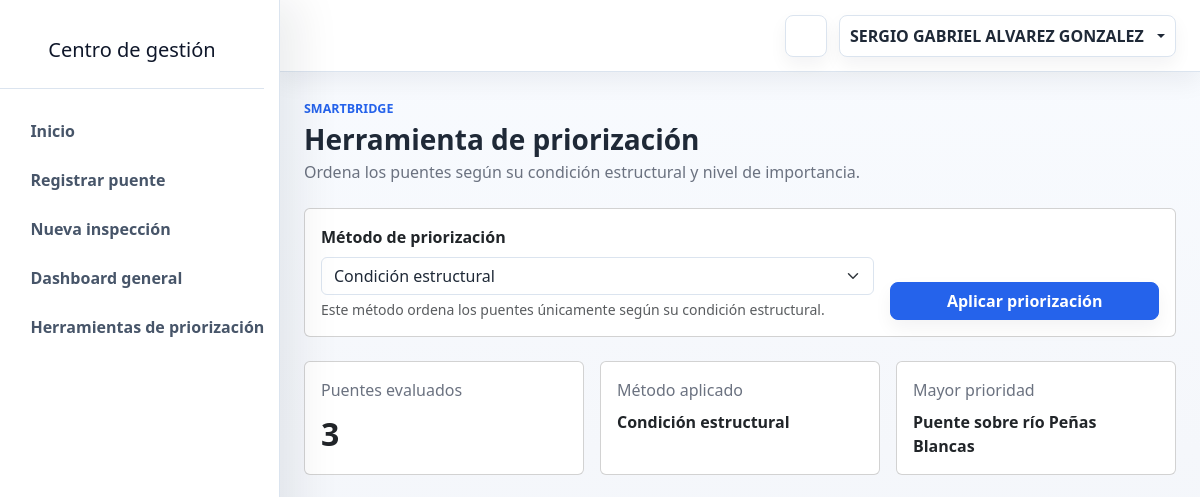
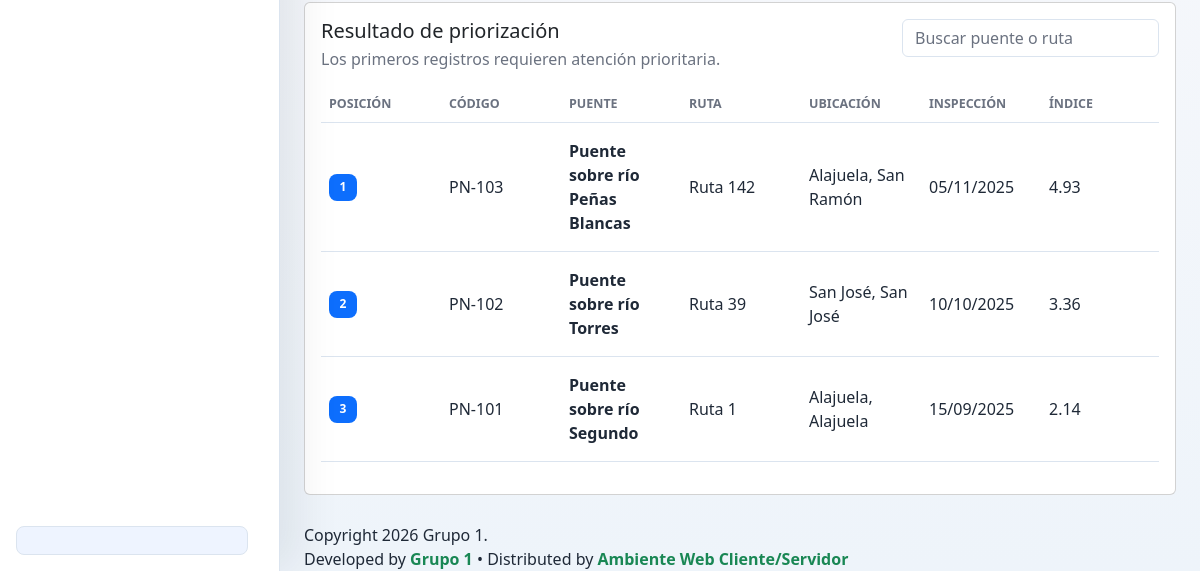
Before: /View/vFunciones/HerramientaPriorizacion.php (signed in) with the older database file (2 pictures, top to bottom).
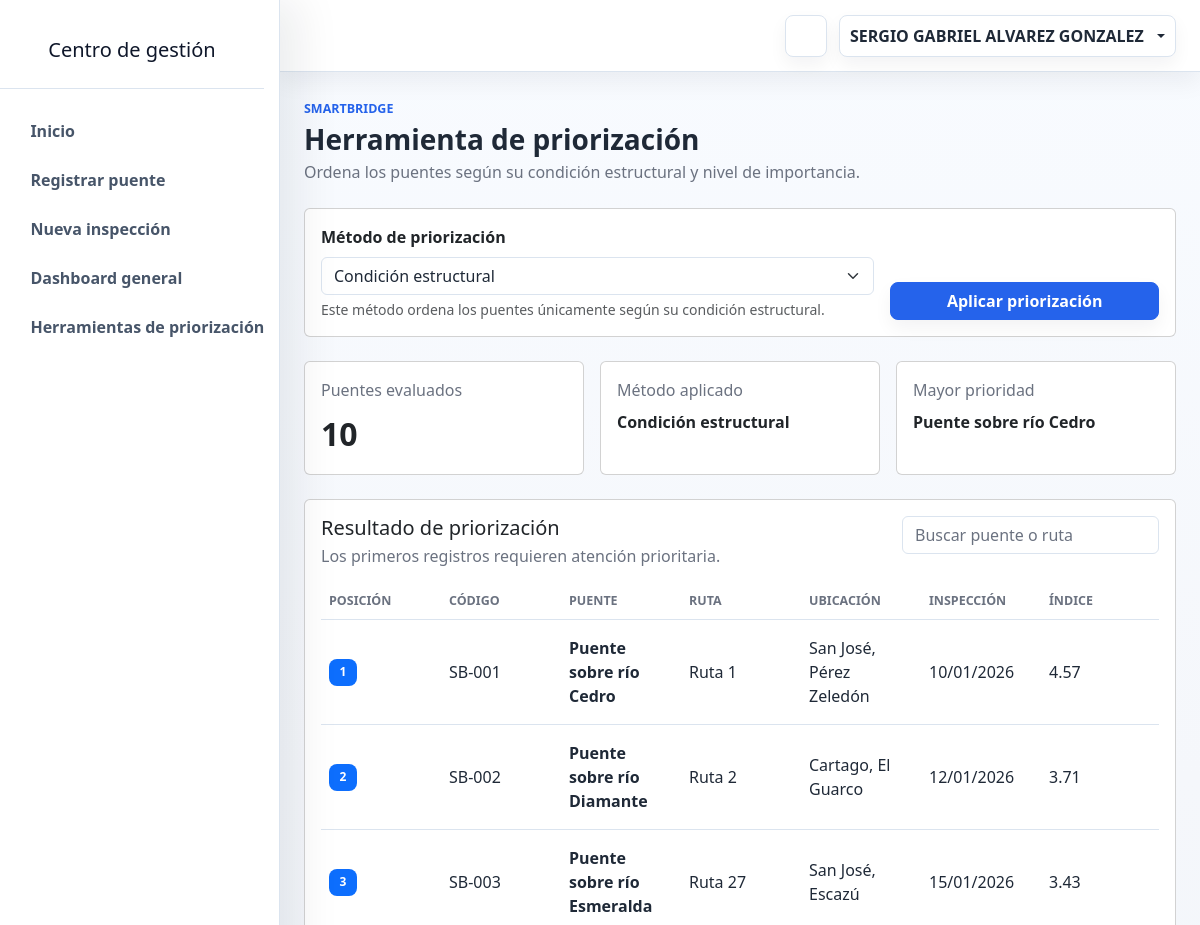
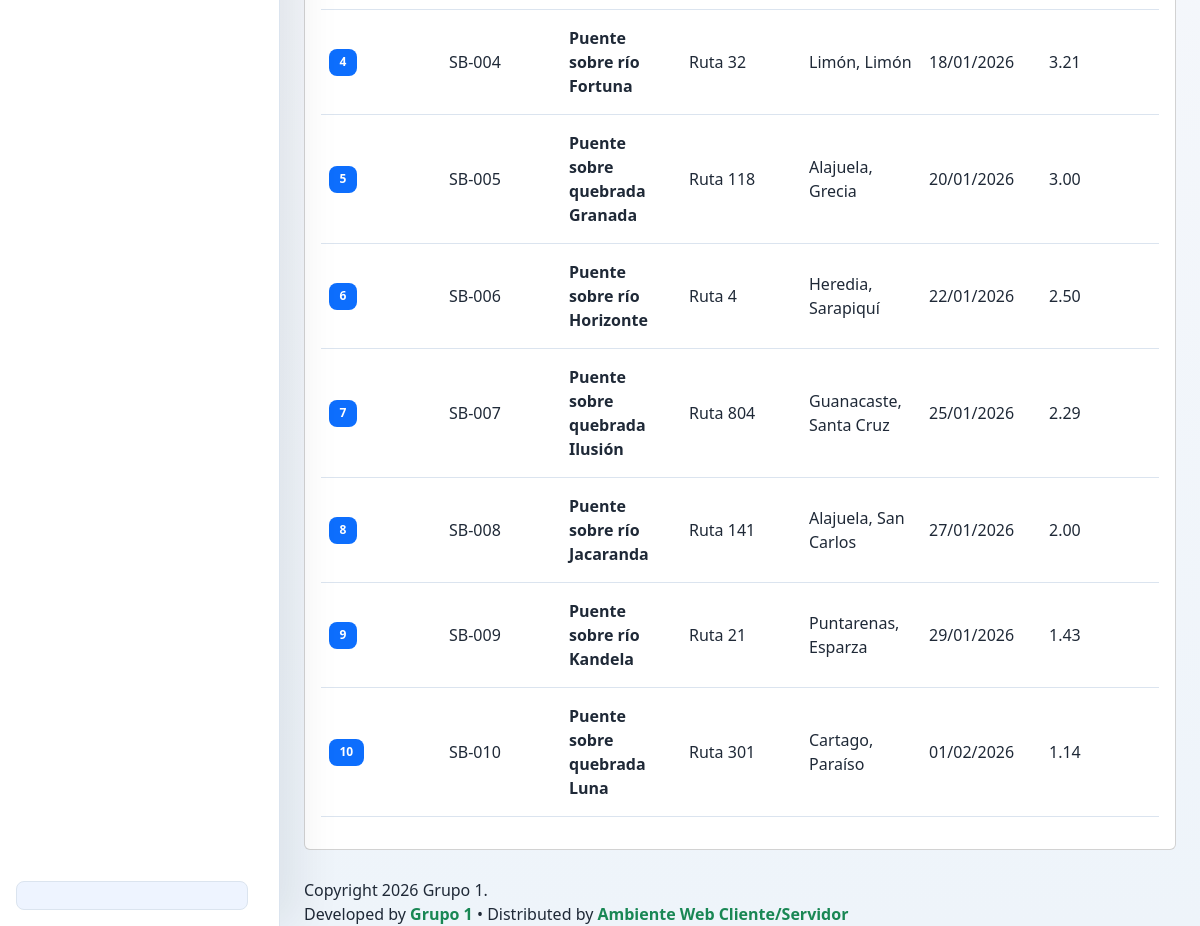
After: the same page with the newer database file (2 pictures, top to bottom).
### tables this page shows
CREATE TABLE `registrarpuente` (
  `codigo` varchar(20) NOT NULL,
  `nombre` varchar(100) NOT NULL,
  `numero_ruta` int(11) NOT NULL,
  `clasificacion_ruta` enum('nacional primaria','nacional secundaria','nacional terciaria','cantonal','otra') NOT NULL,
  `provincia` enum('San José','Alajuela','Cartago','Heredia','Guanacaste','Puntarenas','Limón') NOT NULL,
  `canton` varchar(100) NOT NULL,
  `coordenadas` decimal(9,6) NOT NULL,
  `tipo_estructura` enum('vigas','cercha','arco','marco rígido','colgante','atirantado','modular provisional','otra') NOT NULL,
  `material_principal` enum('concreto reforzado','concreto preesforzado','acero','madera','mampostería','mixto') NOT NULL,
  `longitud_total` decimal(10,2) NOT NULL,
  `numero_tramos` int(11) NOT NULL,
  `numero_superestructuras` int(11) NOT NULL,
  `fecha_construccion` date NOT NULL,
  `importancia` enum('puente crítico','puente esencial','puente convencional','otro puente') NOT NULL,
  `servicios_publicos` set('agua potable','alcantarillado','electricidad','telecomunicaciones','tubería de combustible','otros','ninguno') NOT NULL,
  `restriccion_peso` decimal(5,1) DEFAULT NULL,
  `restriccion_altura` decimal(5,2) DEFAULT NULL,
  `imagen` varchar(100) DEFAULT NULL,
  PRIMARY KEY (`codigo`)
);

CREATE TABLE `tb_inspeccion` (
  `ConsecutivoInspeccion` int(11) NOT NULL AUTO_INCREMENT,
  `CodigoPuente` varchar(20) NOT NULL,
  `ConsecutivoInspector` int(11) NOT NULL,
  `FechaInspeccion` date NOT NULL,
  `ObservacionGeneral` text DEFAULT NULL,
  `DanioAcumulado` int(11) NOT NULL DEFAULT 0,
  `CantidadElementosAplicables` int(11) NOT NULL DEFAULT 0,
  `IndiceDeterioro` decimal(4,2) DEFAULT NULL,
  `CondicionPreliminar` varchar(20) DEFAULT NULL,
  `FechaRegistro` datetime NOT NULL DEFAULT current_timestamp(),
  `Estado` bit(1) NOT NULL DEFAULT b'1',
  PRIMARY KEY (`ConsecutivoInspeccion`),
  KEY `idx_inspeccion_puente` (`CodigoPuente`),
  KEY `idx_inspeccion_inspector` (`ConsecutivoInspector`),
  CONSTRAINT `fk_inspeccion_inspector` FOREIGN KEY (`ConsecutivoInspector`) REFERENCES `tb_usuario` (`Consecutivo`),
  CONSTRAINT `fk_inspeccion_puente` FOREIGN KEY (`CodigoPuente`) REFERENCES `registrarpuente` (`codigo`)
);

### Model/PriorizacionModel.php (called while the page is built, shortened)
<?php
function ConsultarPriorizacionModel($metodo)
{
    $conn = null;
    $stmt = null;
    try {
        $conn = OpenDB();
        $sql = "CALL spConsultarPriorizacionPuentes(?)";
        $stmt = $conn->prepare($sql);
        $stmt->bind_param(
            "s",
            $metodo
        );
        if (!$stmt->execute()) {
            throw new Exception($stmt->error);
        }
        $response = $stmt->get_result();
        $puentes = array();
        if ($response) {
            while ($fila = $response->fetch_assoc()) {
                $puentes[] = $fila;
            }
        }
        $stmt = null;
        $conn = null;
        return $puentes;
    } catch (Exception $e) {
        if ($stmt) {
            $stmt->close();
        }
        if ($conn) {
            CloseDB($conn);
        }
        return array();
    }
}

### Controller/PriorizacionController.php (called while the page is built, shortened)
<?php
include_once $_SERVER['DOCUMENT_ROOT']
    . '/Proyecto_Grupo1/Model/PriorizacionModel.php';
function ConsultarPriorizacionController()
{
    $metodo = "condicion";
    $puentes = ConsultarPriorizacionModel($metodo);
    return array(
        "metodo" => $metodo,
        "puentes" => $puentes
    );
}

### View/vFunciones/HerramientaPriorizacion.php (the view, shortened to what the rows shown need)
<?php
require_once $_SERVER['DOCUMENT_ROOT']
    . '/Proyecto_Grupo1/Controller/PriorizacionController.php';
require_once $_SERVER['DOCUMENT_ROOT']
    . '/Proyecto_Grupo1/View/LayoutInterno.php';
$datosPriorizacion = ConsultarPriorizacionController();
$puentes = $datosPriorizacion["puentes"];
function FormatearFechaPriorizacion($fecha)
{
    $marcaTiempo = strtotime($fecha);
    return date("d/m/Y", $marcaTiempo);
}
?>
<!DOCTYPE html>
<html lang="es">
<body>
    <div class="admin-shell">
        <div class="admin-main">
            <main class="dashboard-content">
                <div class="container-fluid px-3 px-lg-4 py-4">
                    <div class="page-heading mb-4">
                        <div class="page-heading-copy">
                            <div>
                                <h1 class="h3 mb-1">
                                    Herramienta de priorización
                                </h1>
                            </div>
                        </div>
                    </div>
                    <div class="row g-3 mb-4">
                        <div class="col-12 col-md-4">
                            <article class="card h-100">
                                <div class="card-body">
                                    <span class="text-muted">
                                        Mayor prioridad
                                    </span>
                                    <div class="fw-bold mt-2">
                                        <?php
                                        echo !empty($puentes)
                                            ? htmlspecialchars(
                                                $puentes[0]["nombre"],
                                                ENT_QUOTES,
                                                "UTF-8"
                                            )
                                            : "Sin resultados";
                                        ?>
                                    </div>
                                </div>
                            </article>
                        </div>
                    </div>
                    <section class="card">
                        <div class="card-body">
                            <div
                                class="d-flex flex-column flex-lg-row
                                justify-content-between gap-3 mb-3">
                                <div>
                                    <h2 class="h5 mb-1">
                                        Resultado de priorización
                                    </h2>
                                </div>
                            </div>
                            <?php if (empty($puentes)) { ?>
                                <div class="alert alert-info mb-0">
                                    No existen puentes con inspecciones
                                    finalizadas para realizar la priorización.
                                </div>
                            <?php } else { ?>
                                <div class="table-responsive">
                                    <table
                                        class="table table-hover align-middle"
                                        id="tablaPriorizacion">
                                        <thead>
                                            <tr>
                                                <th>Posición</th>
                                                <th>Código</th>
                                                <th>Puente</th>
                                                <th>Ruta</th>
                                                <th>Ubicación</th>
                                                <th>Inspección</th>
                                                <th>Índice</th>
                                            </tr>
                                        </thead>
                                        <tbody>
                                            <?php
                                            $posicion = 1;
                                            foreach ($puentes as $puente) {
                                                ?>
                                                <tr>
                                                    <td>
                                                        <span
                                                            class="badge
                                                            bg-primary">
                                                            <?php
                                                            echo $posicion;
                                                            ?>
                                                        </span>
                                                    </td>
                                                    <td>
                                                        <?php
                                                        echo htmlspecialchars(
                                                            $puente["codigo"],
                                                            ENT_QUOTES,
                                                            "UTF-8"
                                                        );
                                                        ?>
                                                    </td>
                                                    <td>
                                                        <strong>
                                                            <?php
                                                            echo htmlspecialchars(
                                                                $puente["nombre"],
                                                                ENT_QUOTES,
                                                                "UTF-8"
                                                            );
                                                            ?>
                                                        </strong>
                                                    </td>
                                                    <td>
                                                        Ruta
                                                        <?php
                                                        echo htmlspecialchars(
                                                            $puente[
                                                                "numero_ruta"
                                                            ],
                                                            ENT_QUOTES,
                                                            "UTF-8"
                                                        );
                                                        ?>
                                                    </td>
                                                    <td>
                                                        <?php
                                                        echo htmlspecialchars(
                                                            $puente[
                                                                "provincia"
                                                            ],
                                                            ENT_QUOTES,
                                                            "UTF-8"
                                                        );
                                                        ?>,
                                                        <?php
                                                        echo htmlspecialchars(
                                                            $puente["canton"],
                                                            ENT_QUOTES,
                                                            "UTF-8"
                                                        );
                                                        ?>
                                                    </td>
                                                    <td>
                                                        <?php
                                                        echo htmlspecialchars(
                                                            FormatearFechaPriorizacion(
                                                                $puente[
                                                                    "fecha_inspeccion"
                                                                ]
                                                            ),
                                                            ENT_QUOTES,
                                                            "UTF-8"
                                                        );
                                                        ?>
                                                    </td>
                                                    <td>
                                                        <?php
                                                        echo number_format(
                                                            (float) $puente[
                                                                "indice_deterioro"
                                                            ],
                                                            2
                                                        );
                                                        ?>
                                                    </td>
                                                </tr>
                                                <?php
                                                $posicion++;
                                            }
                                            ?>
                                        </tbody>
                                    </table>
                                </div>
                            <?php } ?>
                        </div>
                    </section>
                </div>
            </main>
        </div>
    </div>
</body>
</html>

Changed rows visible on the page:
removed registrarpuente: nombre "Puente sobre río Peñas Blancas"
removed tb_inspeccion: CodigoPuente.codigo "PN-103", CodigoPuente.nombre "Puente sobre río Peñas Blancas", CodigoPuente.numero_ruta "142", CodigoPuente.provincia "Alajuela", CodigoPuente.canton "San Ramón", FechaInspeccion "05/11/2025", IndiceDeterioro "4.93"
removed tb_inspeccion: CodigoPuente.codigo "PN-102", CodigoPuente.nombre "Puente sobre río Torres", CodigoPuente.numero_ruta "39", CodigoPuente.provincia "San José", CodigoPuente.canton "San José", FechaInspeccion "10/10/2025", IndiceDeterioro "3.36"
removed tb_inspeccion: CodigoPuente.codigo "PN-101", CodigoPuente.nombre "Puente sobre río Segundo", CodigoPuente.numero_ruta "1", CodigoPuente.provincia "Alajuela", CodigoPuente.canton "Alajuela", FechaInspeccion "15/09/2025", IndiceDeterioro "2.14"
added registrarpuente: nombre "Puente sobre río Cedro"
now on this page (row edited): tb_inspeccion: CodigoPuente.codigo "SB-001", CodigoPuente.nombre "Puente sobre río Cedro", CodigoPuente.numero_ruta "1", CodigoPuente.provincia "San José", CodigoPuente.canton "Pérez Zeledón", FechaInspeccion "10/01/2026", IndiceDeterioro "4.57"
added tb_inspeccion: CodigoPuente.codigo "SB-002", CodigoPuente.nombre "Puente sobre río Diamante", CodigoPuente.numero_ruta "2", CodigoPuente.provincia "Cartago", CodigoPuente.canton "El Guarco", FechaInspeccion "12/01/2026", IndiceDeterioro "3.71"
now on this page (row edited): tb_inspeccion: CodigoPuente.codigo "SB-003", CodigoPuente.nombre "Puente sobre río Esmeralda", CodigoPuente.numero_ruta "27", CodigoPuente.provincia "San José", CodigoPuente.canton "Escazú", FechaInspeccion "15/01/2026", IndiceDeterioro "3.43"
added tb_inspeccion: CodigoPuente.codigo "SB-004", CodigoPuente.nombre "Puente sobre río Fortuna", CodigoPuente.numero_ruta "32", CodigoPuente.provincia "Limón", CodigoPuente.canton "Limón", FechaInspeccion "18/01/2026", IndiceDeterioro "3.21"
added tb_inspeccion: CodigoPuente.codigo "SB-005", CodigoPuente.nombre "Puente sobre quebrada Granada", CodigoPuente.numero_ruta "118", CodigoPuente.provincia "Alajuela", CodigoPuente.canton "Grecia", FechaInspeccion "20/01/2026", IndiceDeterioro "3.00"
added tb_inspeccion: CodigoPuente.codigo "SB-006", CodigoPuente.nombre "Puente sobre río Horizonte", CodigoPuente.numero_ruta "4", CodigoPuente.provincia "Heredia", CodigoPuente.canton "Sarapiquí", FechaInspeccion "22/01/2026", IndiceDeterioro "2.50"
added tb_inspeccion: CodigoPuente.codigo "SB-007", CodigoPuente.nombre "Puente sobre quebrada Ilusión", CodigoPuente.numero_ruta "804", CodigoPuente.provincia "Guanacaste", CodigoPuente.canton "Santa Cruz", FechaInspeccion "25/01/2026", IndiceDeterioro "2.29"
added tb_inspeccion: CodigoPuente.codigo "SB-008", CodigoPuente.nombre "Puente sobre río Jacaranda", CodigoPuente.numero_ruta "141", CodigoPuente.provincia "Alajuela", CodigoPuente.canton "San Carlos", FechaInspeccion "27/01/2026", IndiceDeterioro "2.00"
added tb_inspeccion: CodigoPuente.codigo "SB-009", CodigoPuente.nombre "Puente sobre río Kandela", CodigoPuente.numero_ruta "21", CodigoPuente.provincia "Puntarenas", CodigoPuente.canton "Esparza", FechaInspeccion "29/01/2026", IndiceDeterioro "1.43"
added tb_inspeccion: CodigoPuente.codigo "SB-010", CodigoPuente.nombre "Puente sobre quebrada Luna", CodigoPuente.numero_ruta "301", CodigoPuente.provincia "Cartago", CodigoPuente.canton "Paraíso", FechaInspeccion "01/02/2026", IndiceDeterioro "1.14"
Other visible differences:
count($puentes): "3" → "10"
